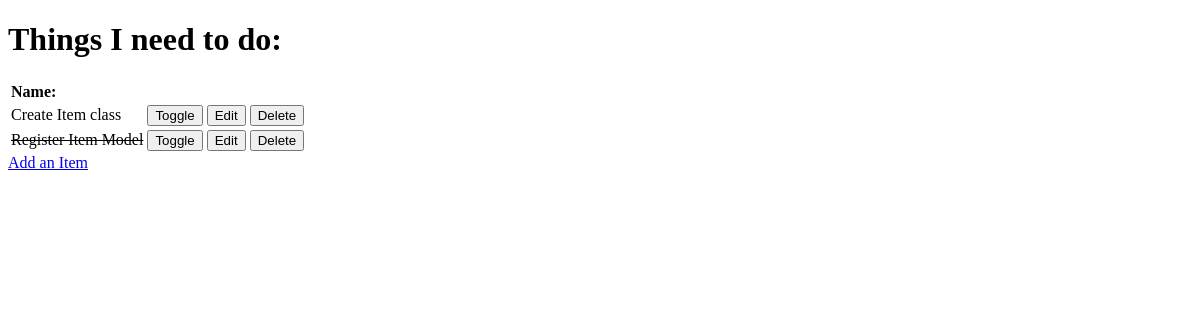
The app's page /, older data.
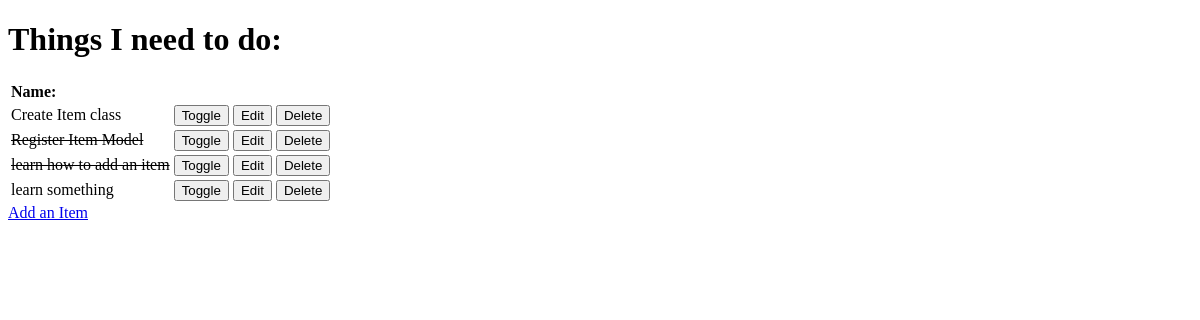
The same page, newer data.
### demo/models.py (models this page shows, shortened)
class Item(models.Model):
    name = models.CharField(max_length=50, null=False, blank=False)
    done = models.BooleanField(null=False, blank=False, default=False)

### demo/views.py (the view)
# urls.py: path('', views.get_todo_list, name='get_todo_list'),
def get_todo_list(request):
    items = Item.objects.all()
    context = {
        'items': items
    }
    return render(request, 'todo/todo_list.html', context)

### demo/templates/todo/todo_list.html (shortened to what this page needs)
<!DOCTYPE html>
<html lang="en">
<head>
</head>
<body>
    <h1>Things I need to do:</h1>
    <table>
        <tr>
            <td><strong>Name:</strong></td>
        </tr>
        {% for item in items %}
            <tr>
                {% if item.done %}
                    <td><strike>{{item.name}}</strike></td>
                {% else %}
                    <td>{{item.name}}</td>
                {% endif %}
                <td>
                    <a href="/toggle/{{ item.id }}">
                        <button>Toggle</button>
                    </a>
                </td>
                <td>
                    <a href="/edit/{{ item.id }}">
                        <button>Edit</button>
                    </a>
                </td>
                <td>
                    <a href="/delete/{{ item.id }}">
                        <button>Delete</button>
                    </a>
                </td>
            </tr>
        {% empty %}
            <tr><td>Nothing to do here...</td></tr>
        {% endfor %}
    </table>
    <a href="/add_item">Add an Item</a>
</body>
</html>

Row changes from the older to the newer data that the page shows:
added Item: name "learn how to add an item"
added Item: name "learn something"
